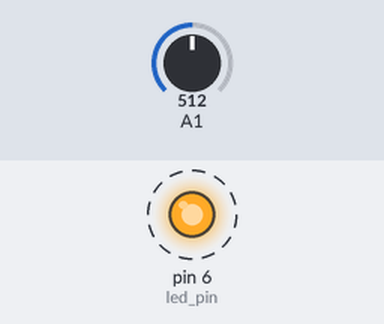
The sketch below on a simulated Arduino Uno, built with avr-gcc and run on an emulated ATmega328P. Shown: output pins drawn as LEDs (lit = HIGH). Dashed ring = blinking. The test bench sets the inputs (shaded band); at power-on: A1 = 512. What the sketch prints to the serial monitor is not drawn.

Above: at 0.2 s.
Timing chart, 0 to 3.0 s (numbered marks = the images above):
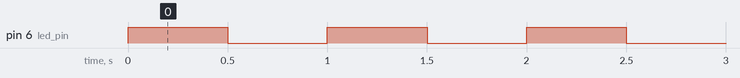

The sketch:

Aduino_led_and_Trimmer.ino
```cpp
#define led_pin 6
void setup() {
  Serial.begin(9600);
  pinMode(led_pin,OUTPUT);

}

void loop() {
  // put your main code here, to run repeatedly:
  digitalWrite(led_pin, HIGH);
  delay(500);
  digitalWrite(led_pin, LOW);
  delay(500);

  Serial.println(analogRead(A1));
}
```

Measured:
- by itself, pin 6 (led_pin): alternates HIGH for 0.50 s and LOW for 0.50 s
